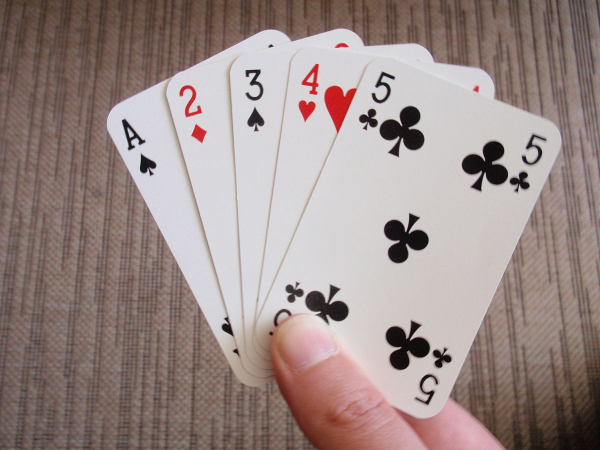
#> input picture resources/cards.jpg, 1200 x 900 px (shown at 1/2 size)
$ python 5.wrap_prespective.py
#> lines starting #> are read from the running program, lines starting #| are printed output that depends on the picture
import cv2
import numpy as np

width , height = 250, 350

img = cv2.imread("resources/cards.jpg")
#> img is the input picture: shape (900, 1200, 3); mean B, G, R 135.8, 139.1, 155.3

pts1 = np.float32([[752,118],[1120,265],[540,668],[871,830]])
pts2 = np.float32([[0,0], [width, 0], [0,height], [width, height]])

metrix = cv2.getPerspectiveTransform(pts1, pts2)
img_out = cv2.warpPerspective(img, metrix, (width, height))
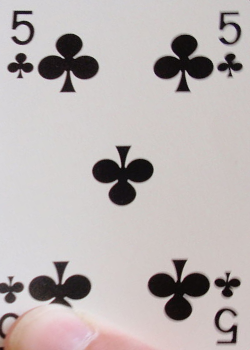
#> img_out: shape (350, 250, 3); mean B, G, R 179.5, 180.2, 187.7

cv2.imshow('cards', img)
cv2.imshow('cards_warp', img_out)

cv2.imshow('cards', img)
cv2.waitKey(0)
